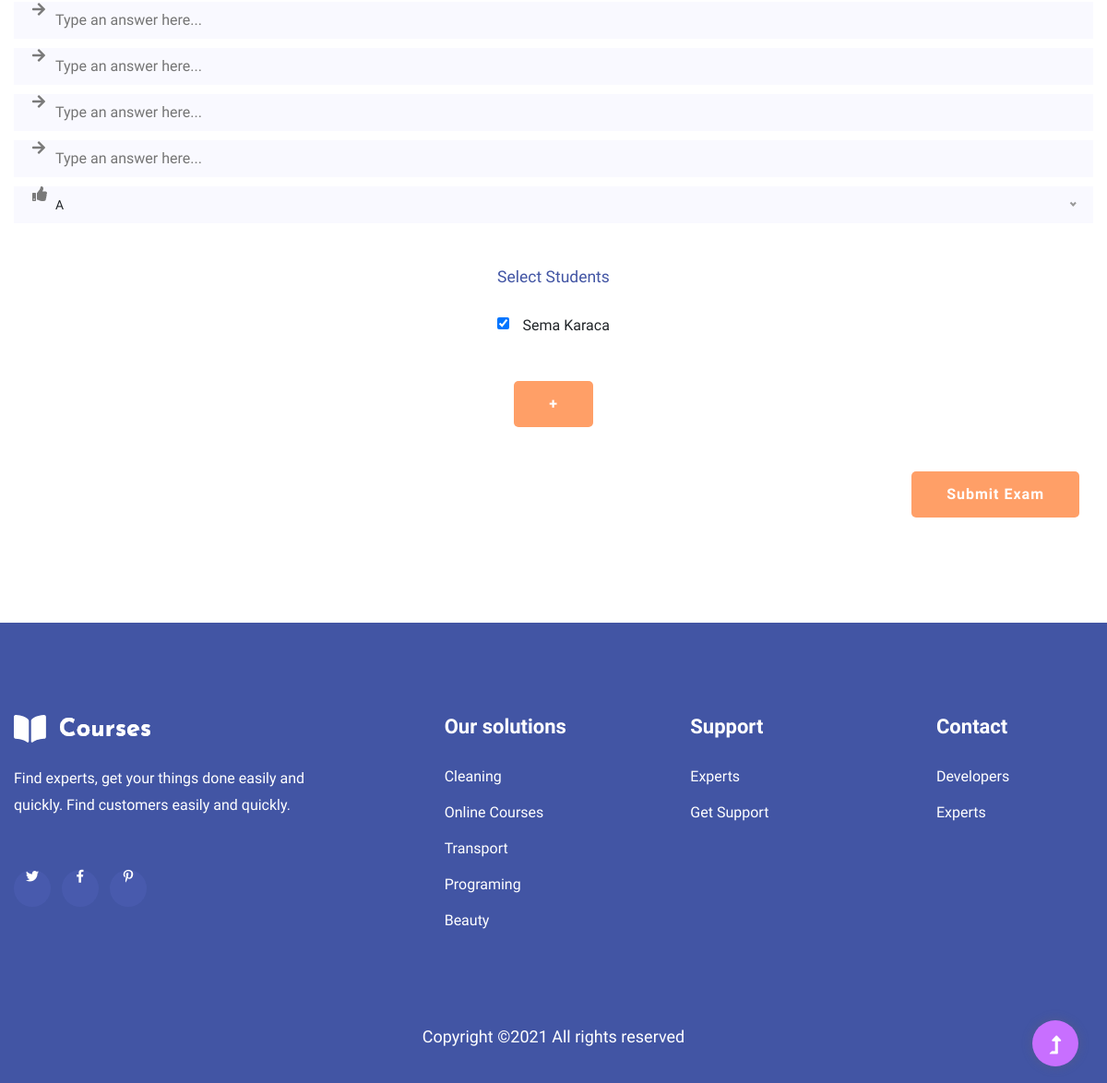
The app's page /exam/create/ (lower part), older data.
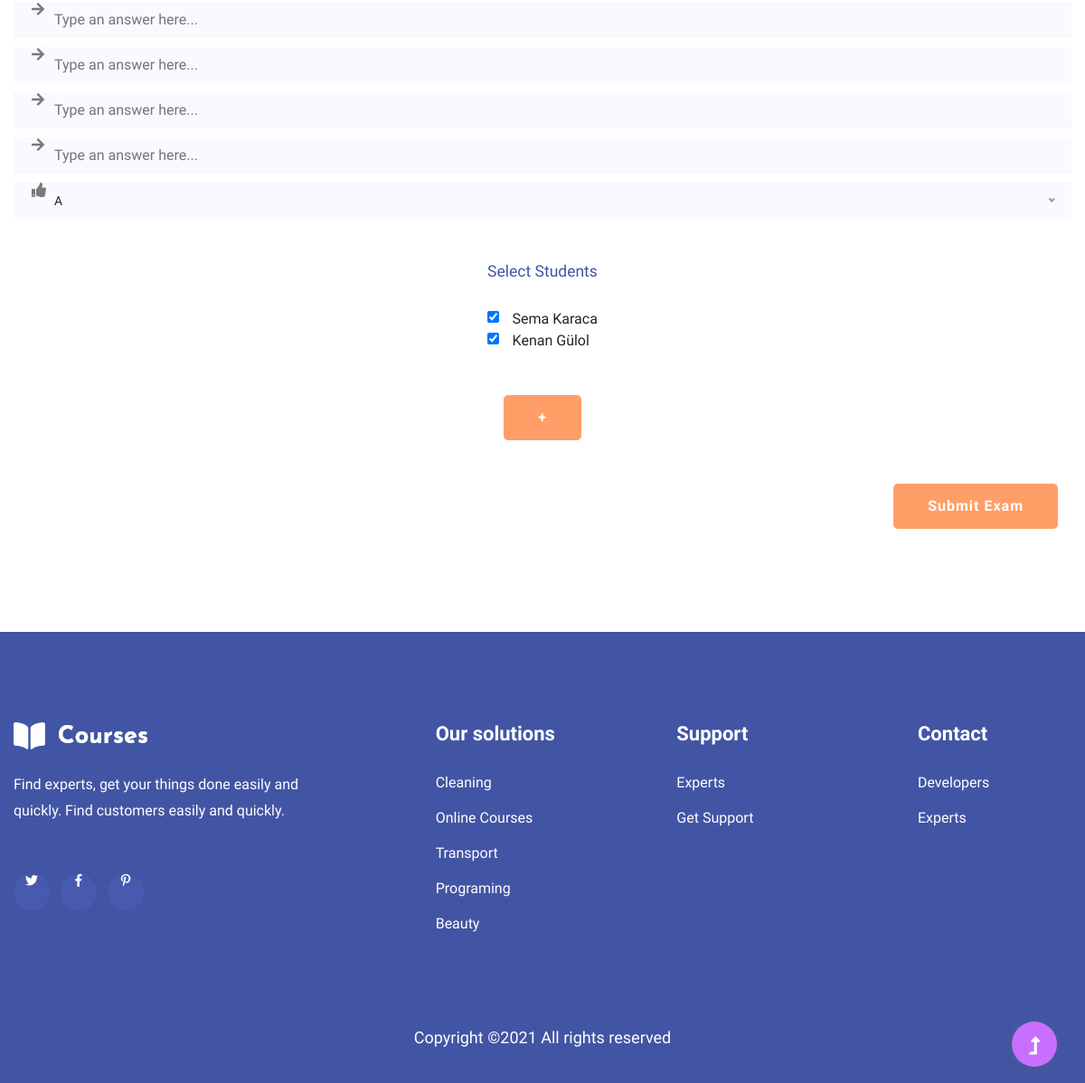
The same page, newer data.
### user/models.py (models this page shows, shortened)
class User(models.Model):
    id = models.CharField(max_length=20, primary_key=True, db_column='id')
    saltkey = models.BinaryField(db_column='SALTKEY', null=False, default=b"")
    password = models.BinaryField(db_column='PASSWORD',
                                  null=False,
                                  default=b"")
    name = models.CharField(max_length=30,
                            null=False,
                            default="",
                            db_column='NAME')
    surname = models.CharField(max_length=50,
                               null=False,
                               default="",
                               db_column='SURNAME')
    mail = models.EmailField(db_column='EMAIL')
    is_organizer = models.BooleanField(db_column='ISORGANIZER', default=False)
    class Meta:
        db_table = "USER"

### exam/views.py (the view, shortened to what this page needs)
@csrf_exempt
def exam_create(request):
    users = User.objects.filter(is_organizer=0)
    return render(request, 'createExam.html', {'users': users})

### templates/createExam.html (shortened to what the changed rows need)
{% extends 'base.html' %}
{% load static %}
{% block body %}
    <main>
           <div class="whole-wrap">
									<div class="container box_1170">
										<div class="section-top-border">
                                            <br><br>
                                            <div class="row">
												<div class="col-xl-12 col-lg-12 col-md-12">
													<form id="quest"action="" method="post">
                                                            <div class="col-xl-12 col-lg-12 col-md-12 ">
                                                                <div class="d-flex justify-content-center ">
                                                                   <div class="single-element-widget">
                                                                       {% for user in users %}
                                                                        <div class="form-check">
                                                                          <input class="form-check-input" type="checkbox" name="students" id="{{ user.id }}" value="{{ user.id }}" checked="">
                                                                          <label class="form-check-label" style="margin-left: 15px" for="exampleRadios1">
                                                                            {{ user.name }}  {{ user.surname }}
                                                                          </label>
                                                                        </div>
                                                                       {% endfor %}
                                                                   </div>
                                                                </div>
                                                             </div>
                                                            <br><br>
                                                            <br><br>
                                                            <br><br>
													</form>
												</div>
											</div>
									</div>
								 </div></div>
    </main>
{% endblock%}

Row changes from the older to the newer data that the page shows:
added User: name "Kenan", surname "Gülol"
